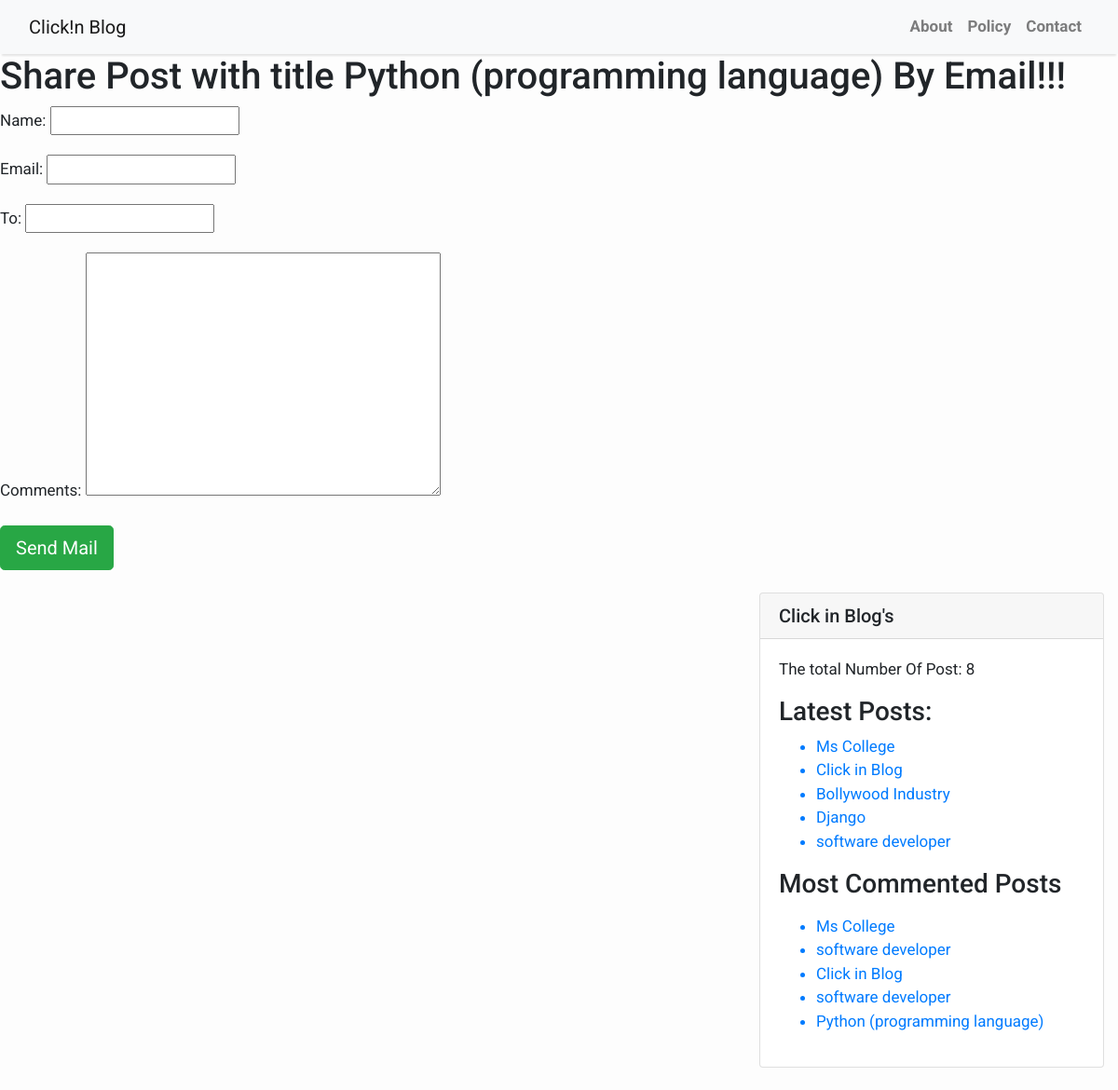
The page /share/2 on the database its author committed.
### testapp/models.py (models this page shows, shortened)
class Post(models.Model):
    STATUS_CHOICES=(('draft','Draft'),('published','Published'))
    title=models.CharField(max_length=256)
    slug=models.SlugField(max_length=264,unique_for_date='publish')
    author=models.ForeignKey(User,related_name='blog_posts',on_delete=models.CASCADE,)
    body=models.TextField()
    publish=models.DateTimeField(default=timezone.now)
    created=models.DateTimeField(auto_now=True)
    updated=models.DateTimeField(auto_now=True)
    status=models.CharField(max_length=10,choices=STATUS_CHOICES,default='draft')
    objects=CustomManager()
    tags=TaggableManager()
    class Meta:
        ordering=('-publish',) #descending order of publish
    def get_absolute_url(self):
        return reverse('post_detail',args=[self.publish.year,self.publish.strftime('%m'),self.publish.strftime('%d'),self.slug,])

### testapp/views.py (the view)
# urls.py: path('share/<int:id>',views.mail_send_view),
def mail_send_view(request,id):
    post=get_object_or_404(Post,id=id,status="published")
    sent=False
    if request.method=='POST':
        form=EmailSendForm(request.POST)
        if form.is_valid():
            cd=form.cleaned_data
            subject='{} ({}) recommends you to read "{}"'.format(cd['name'],cd['email'],post.title)
            post_url=request.build_absolute_uri(post.get_absolute_url())
            message="Read Post At:\n{}\n\n{}'S Comments:\n{}".format(post_url,cd['name'],cd['comments'])
            send_mail(subject,message,'clickin@blog.com',[cd['to']]) #email content
            sent=True
    else:
        form=EmailSendForm()
    return render(request,'testapp/sharebymail.html',{'form':form ,'post':post,'sent':sent})

### testapp/forms.py
class EmailSendForm(forms.Form):
    name=forms.CharField()
    email=forms.EmailField()
    to=forms.EmailField()
    comments=forms.CharField(required=False,widget=forms.Textarea)

### testapp/models.py (called while the page is built)
    def get_queryset(self):
        return super().get_queryset().filter(status='published')

### testapp/templatetags/blog_tags.py (called while the page is built)
@register.simple_tag
def total_post():
    return Post.objects.count()

@register.inclusion_tag('testapp/latest_posts123.html')
def show_latest_posts(count=3):
    latest_posts=Post.objects.order_by('-publish')[:count]
    return {'latest_posts':latest_posts}

@register.inclusion_tag('testapp/latest_posts123.html')
def get_most_commented_posts(count=5):
    most_commented_posts=Post.objects.annotate(total_comments=Count('comments')).order_by('-total_comments')[:count]
    return {'most_commented_posts':most_commented_posts}

### templates/testapp/sharebymail.html (shortened to what this page needs)
<!DOCTYPE html>
{%extends 'testapp/base.html'%}
  {%block content%}
  {%if sent%}
    <h1>Email Successfully sent!!</h1>
    <h2>Post with the title: {{post.title}} information shared by email</h2>
  {%else%}
    <h1>Share Post with title {{post.title}} By Email!!!</h1>
      <form method="post">
        {{form.as_p}}
        <input type="submit" class="btn btn-success btn-lg" value="Send Mail">
      </form>
    {%endif%}
  {%endblock%}

### templates/testapp/latest_posts123.html
<ul>
  {%for post in latest_posts%}
  <a id="link" href="{{post.get_absolute_url}}"><li>{{post.title}}</li></a>
  {%endfor%}
</ul>
<ul>
  {%for post in most_commented_posts%}
  <a id="link" href="{{post.get_absolute_url}}"> <li>{{post.title}}</li> </a>
  {%endfor%}
</ul>

### templates/testapp/base.html (style rules this page uses)
body { font-family: "Roboto", sans-serif; font-size: 17px; background-color: #fdfdfd; }

### rows shown on the page
Post: title "Python (programming language)"
Post: title "Ms College"
Post: title "Click in Blog"
Post: title "Bollywood Industry"
Post: title "Django"
Post: title "software developer"
Post: title "software developer"
